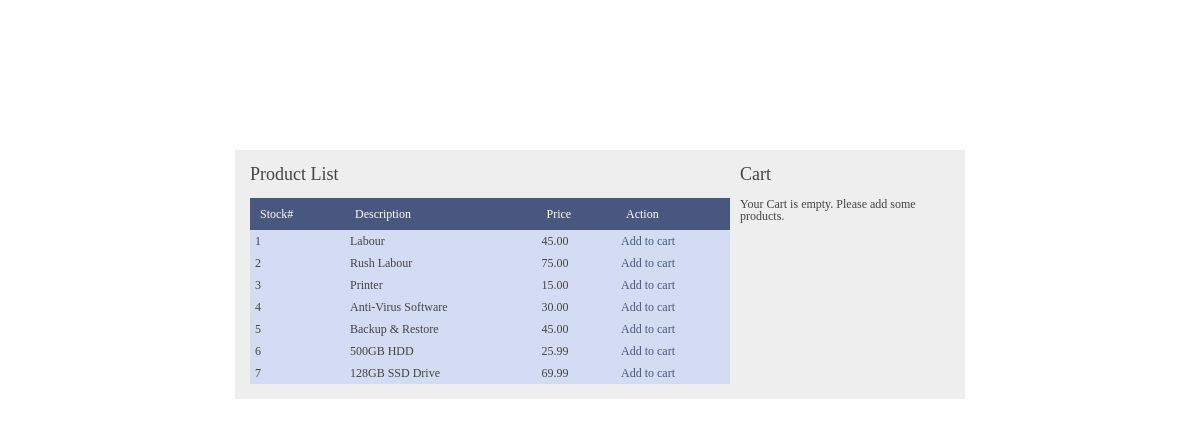
/process/displayProducts.php, run on the app's committed database.
### tables this page shows
CREATE TABLE `stock` (
  `stock_id` int(11) NOT NULL,
  `description` varchar(40) NOT NULL,
  `quantity` int(11) DEFAULT NULL,
  `price` decimal(4,2) NOT NULL
);

### process/products.php (the view, shortened to what this page needs)
<h1>Product List</h1>
<table>
	<tr>
		<th>Stock#</th>
		<th>Description</th>
		<th>Price</th>
		<th>Action</th>
	</tr>
	<?php
		$conn= mysqli_connect("localhost", "root", "", "compsys");
		$sql="SELECT * FROM stock ORDER BY stock_id ASC";
		$res = mysqli_query($conn, $sql);
		while ($row=mysqli_fetch_array($res)) {
		?>
		<tr>
			<td><?php echo $row['stock_id'] ?></td>
			<td><?php echo $row['description'] ?></td>
			<td><?php echo $row['price'] ?></td>
			<td><a href="index.php?page=products&action=add&id=<?php echo $row['stock_id'] ?>">Add to cart</a></td>
		</tr>
		<?php
		}
	?>
</table>

### process/displayProducts.php (style rules this page uses)
body { font-family: Verdana; font-size: 12px; color: #444; }
a { color: #48577D; text-decoration: none; }
h1, h2 { margin-bottom: 15px }
h1 { font-size: 18px; }
#main table { width: 480px; }
#main table th { padding: 10px; background-color: #48577D; color: #fff; text-align: left; }
#main table td { padding: 5px; }
#main table tr { background-color: #d3dcf2; }

### data on the page
stock: stock_id "1", description "Labour", price "45.00"
stock: stock_id "2", description "Rush Labour", price "75.00"
stock: stock_id "3", description "Printer", price "15.00"
stock: stock_id "4", description "Anti-Virus Software", price "30.00"
stock: stock_id "5", description "Backup & Restore", price "45.00"
stock: stock_id "6", description "500GB HDD", price "25.99"
stock: stock_id "7", description "128GB SSD Drive", price "69.99"
